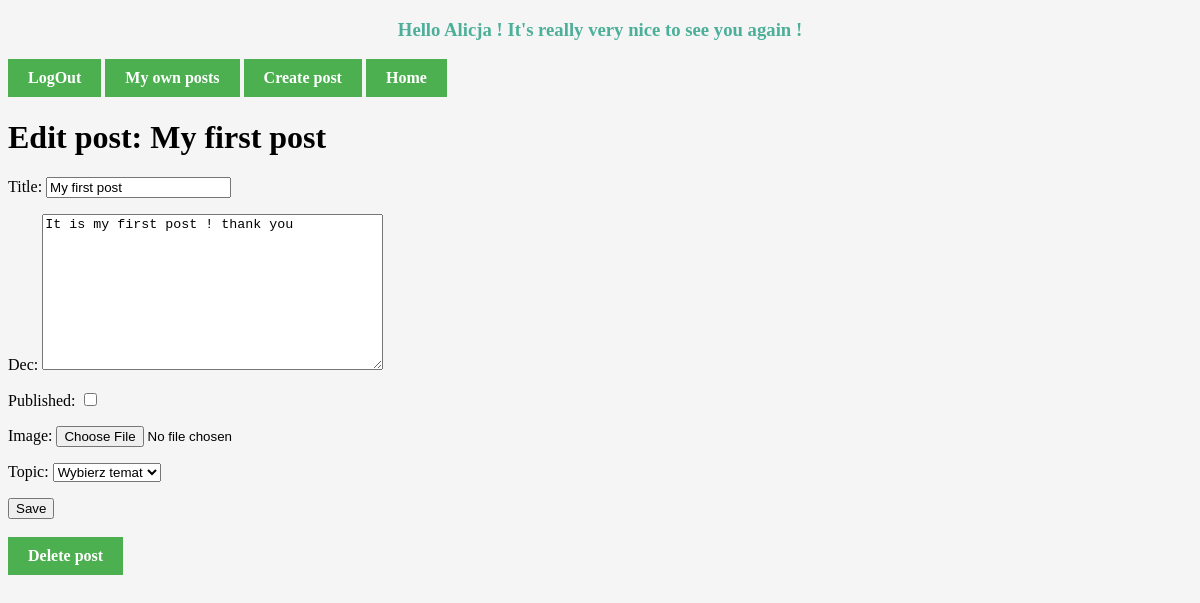
Before: /1/ (signed in) with the older database file.
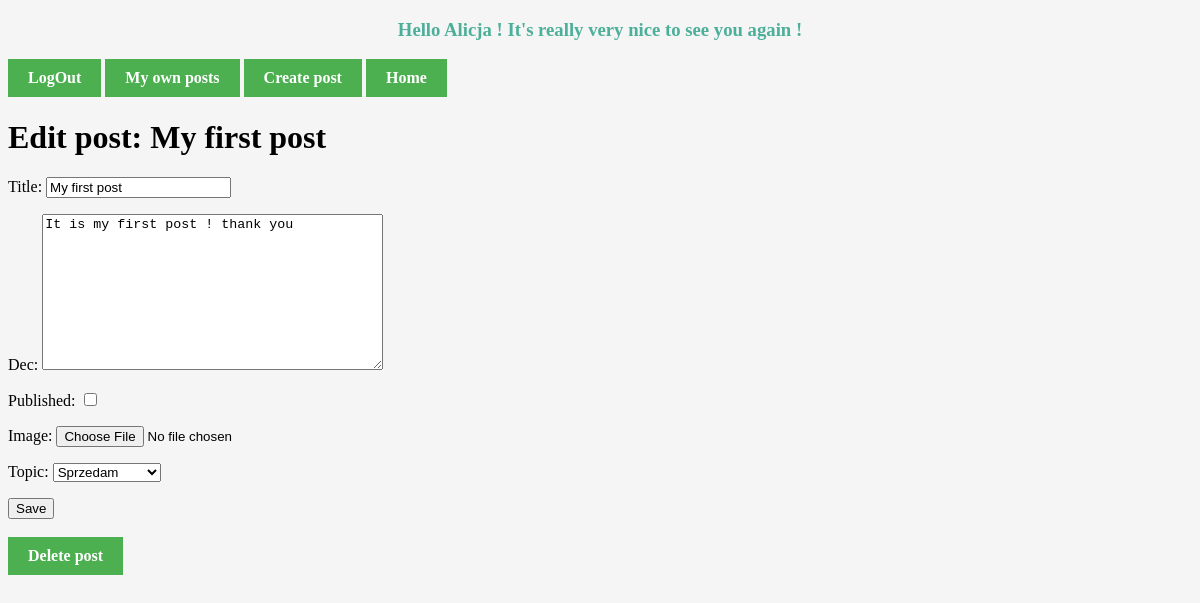
After: the same page with the newer database file.
### Registration/models.py (models this page shows, shortened)
class Posts(models.Model):
    title = models.CharField(max_length=200)
    dec = models.TextField(blank=True)
    createDate = models.DateTimeField(auto_now_add=True) # automatically filled by Django during creation
    published = models.BooleanField()
    image = models.ImageField(upload_to='images/',blank=True)
    user = models.ForeignKey(User, on_delete=models.CASCADE) # Creating many to many relationship with User model
    topics = [
        ('', 'Wybierz temat'),
        ('sold', 'Sprzedam'),
        ('buy', 'Kupię'),
        ('rent', 'Wypożyczę'),
        ('look', 'Szukam'),
        ('else', 'Inne'),
    ]
    topic = models.CharField(max_length=4, choices=topics, default='')

### Registration/views.py (the view, shortened to what this page needs)
# urls.py: path('<int:postId>/', views.detail, name='detail'),
def detail(request, postId):
    post = get_object_or_404(Posts, id=postId, user=request.user)
    if request.method == 'GET':
        form = PostForm(instance=post)
        return render(request, 'detail.html', {'post':post, 'form':form})

### Registration/forms.py
class PostForm(forms.ModelForm):
    class Meta:
        model = Posts # we used here Posts model from models
        fields = ('title', 'dec', 'published', 'image', 'topic' ) # we add here filds which can be complete by user

### Registration/TEMPLATES/detail.html (shortened to what this page needs)
{% extends 'base.html' %}
{% block content %}
<h1>Edit post: {{post.title}}</h1>
<form action="{% url 'detail' post.id %}" method="post" enctype="multipart/form-data">
    {{form.as_p}}
    <button type="submit">Save</button>
</form>
<br>
<a href="{% url 'deletePost' post.id %}">Delete post</a>
{% endblock content %}

Changed rows visible on the page:
changed Posts "My first post": topic "Wybierz temat" → "Sprzedam"
